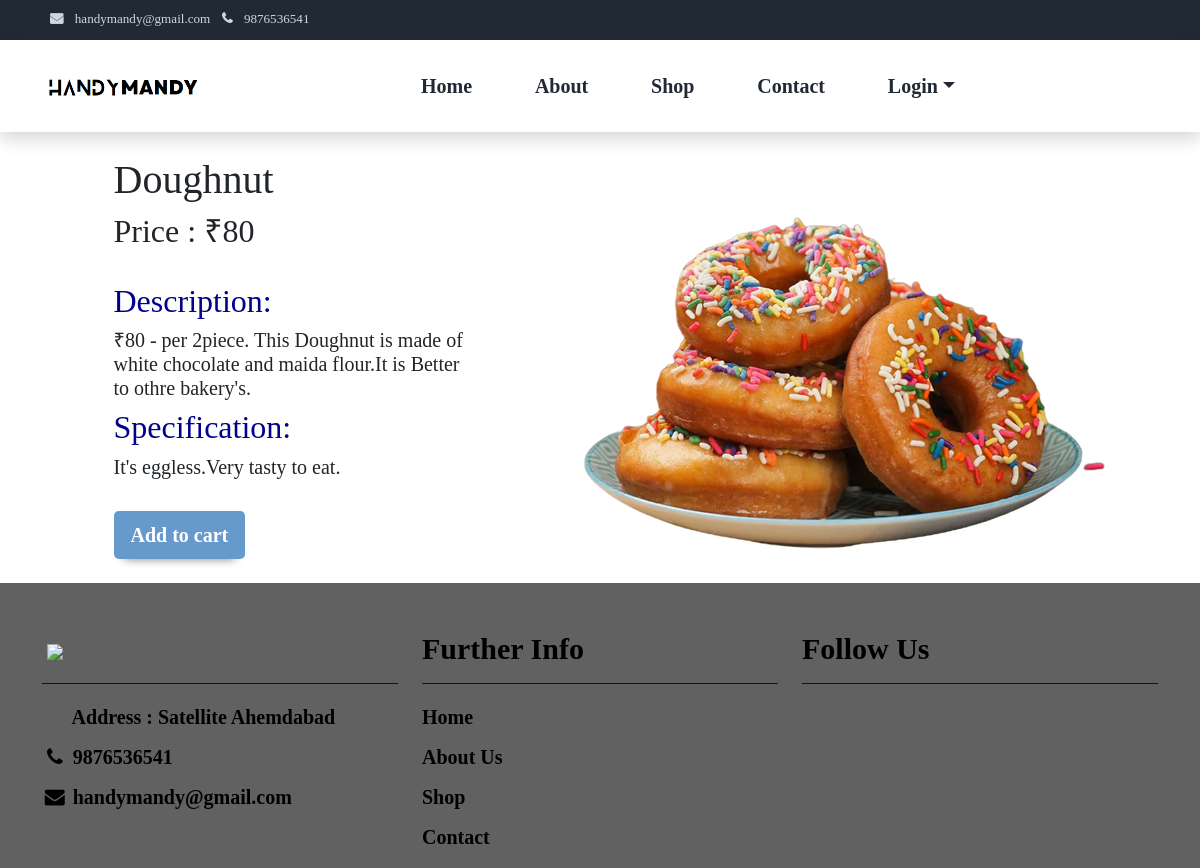
Page /category/productdetail/12/ on the committed database.
### CategoryApp/models.py (models this page shows, shortened)
class ProductModel(models.Model):
    vendorId = models.IntegerField(default=1)
    subCategory = models.ForeignKey(SubCategoryModel,on_delete=models.CASCADE)
    name = models.CharField(max_length=100,default='')
    price = models.BigIntegerField(default='')
    stock = models.IntegerField(default=0)
    description = models.TextField(default='')
    specification = models.TextField(default='')
    image = models.ImageField(upload_to='product/',default='')

### CategoryApp/views.py (the view, shortened to what this page needs)
# urls.py: path('productdetail/<int:productId>/',userproductdetailview ,name='productdetailurl'),
def userproductdetailview(request,productId):
    sessionData = sessionDataView(request)
    productData = ProductModel.objects.get(pk=productId)
    orderProductDataNew = CartModel.objects.filter(productId=productId)
    iOrderCountNew = 0
    for i in orderProductDataNew:
        if i.orderId != 0:
            iOrderCountNew = iOrderCountNew+ (i.qty)
    sStockFlag = False
    if productData.stock > iOrderCountNew:
        sStockFlag = True
    return render(request,'user-product-detail.html',{'productData':productData,'navData':sessionData,"isStock":sStockFlag})

### UserApp/templates/user-product-detail.html (shortened to what this page needs)
{% extends 'base2.html' %}
{% load static %}
{% block content %}
<body>
<div class="container h-100">
  <div class="row d-flex justify-content-center align-items-center h-100">
    <div class="col-lg-12 col-xl-11">
          <div class="row justify-content-center">
            <div class="col-md-10 col-lg-6 col-xl-5 order-2 order-lg-1">
              <p class="text-left h2 mb-2 fw-bold  mx-1 mx-md-4 mt-4" id="detailname">{{productData.name}}</p>
              <form method="POST" class="mx-1 mx-md-4">
                <div class="d-flex flex-row text-left mb-4">
                  <div class="form-outline flex-fill mb-0">
                    <h2>Price : ₹{{productData.price}}</h2>
                  </div>
                </div>
                <div class="d-flex flex-row text-left mb-4">
                  <div class="form-outline flex-fill mb-0">
                    <h2 style="color: darkblue;">Description:</h2>
                    <h5>{{productData.description}}</h5>
                    <h2 style="color: darkblue;">Specification:</h2>
                    <h5>{{productData.specification}}</h5>
                  </div>
                </div>
                <div class="d-flex text-left mb-3 mb-lg-4">
                  {% if isStock == True %}
                    <button type="submit" class="btn btn-lg">Add to cart</button>
                  {% else %}
                    <button class="btn btn-lg">Out Of Stock</button>
                  {% endif %}
                </div>
              </form>
            </div>
            <div class="col-md-10 col-lg-6 col-xl-7 d-flex align-items-center order-1 order-lg-2">
              <img src="{{ productData.image.url }}" class="img-fluid" alt="Sample image">
            </div>
          </div>
        </div>
      </div>
    </div>
  </body>
{%endblock%}

### rows in the picture
ProductModel: name "Doughnut", price "80", description "₹80 - per 2piece. This Doughnut is made of white chocolate and maida flour.It is Better to othre bakery's.", specification "It's eggless.Very tasty to eat.", image (picture)
